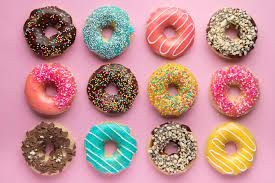
#> input picture donas.jpg, 275 x 183 px
$ python practica8.py   (older library calls are emulated)
#> lines starting #> are read from the running program, lines starting #| are printed output that depends on the picture; after the words box and inside, x2 and y2 are one past the last pixel; in counts of white or black regions, pixels touching at a corner belong together
#Yasmin Esqueda Muñoz - Práctica 8

from matplotlib import pyplot as plt
from matplotlib import pylab
import cv2
import imutils
import numpy as np

img = cv2.imread("donas.jpg",1)
#> img is the input picture: shape (183, 275, 3); mean B, G, R 146.7, 145.8, 195
img = cv2.resize(img,(300,300))
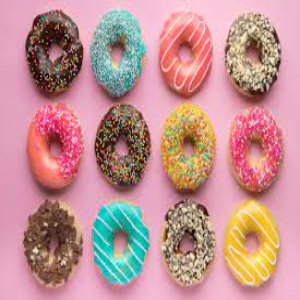
#> img: shape (300, 300, 3); mean B, G, R 146.6, 145.7, 194.9
dst = cv2.Laplacian(img,cv2.CV_16S,ksize=3)
dst = cv2.convertScaleAbs(dst)
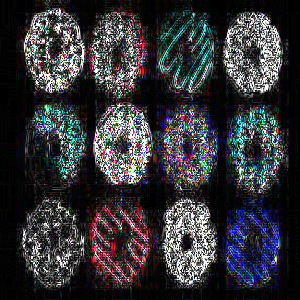
#> dst: shape (300, 300, 3); mean B, G, R 55.8, 52.2, 52.1
cv2.imshow("Original5",img)
cv2.imshow("Laplace",dst)

gris = cv2.cvtColor(img, cv2.COLOR_BGR2GRAY)
gauss = cv2.GaussianBlur(gris, (5,5), 0)
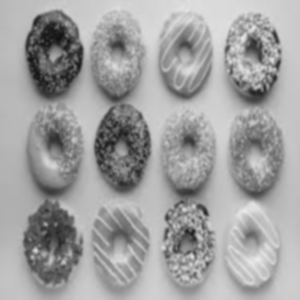
#> gauss: shape (300, 300); min 18, max 235, mean 160.5
canny = cv2.Canny(gauss, 50, 150)
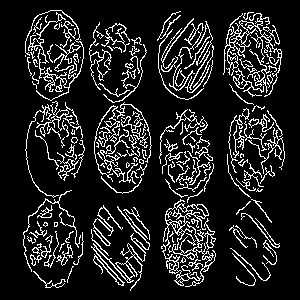
#> canny: shape (300, 300); 13.2% white in thin lines or dots, all inside (x1, y1, x2, y2) = (23, 10, 285, 291)
cv2.imshow("Canny",canny)

rows = 300
cols = 300
ddept=cv2.CV_16S
gray = cv2.cvtColor(img, cv2.COLOR_BGR2GRAY)
x = cv2.Sobel(gray, ddept, 1,0, ksize=3, scale=1)
y = cv2.Sobel(gray, ddept, 0,1, ksize=3, scale=1)
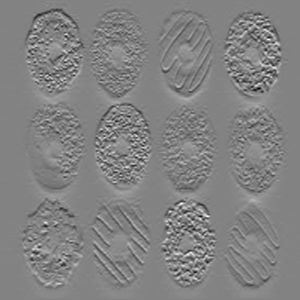
#> y: shape (300, 300) int16; min -603, max 573, mean -0.4; drawn with min black and max white
absx= cv2.convertScaleAbs(x)
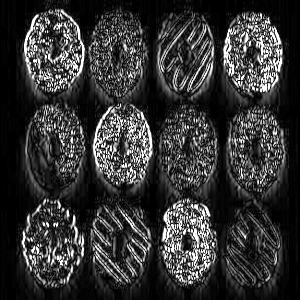
#> absx: shape (300, 300); min 0, max 255, mean 52.8
absy = cv2.convertScaleAbs(y)
edge = cv2.addWeighted(absx, 0.5, absy, 0.5,0)
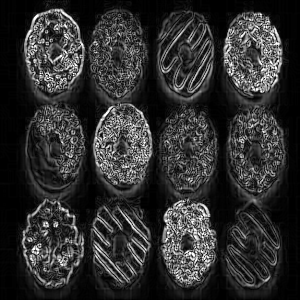
#> edge: shape (300, 300); min 0, max 255, mean 47.5
cv2.imshow('Solb x & Solb y', edge)
cv2.waitKey(0)
